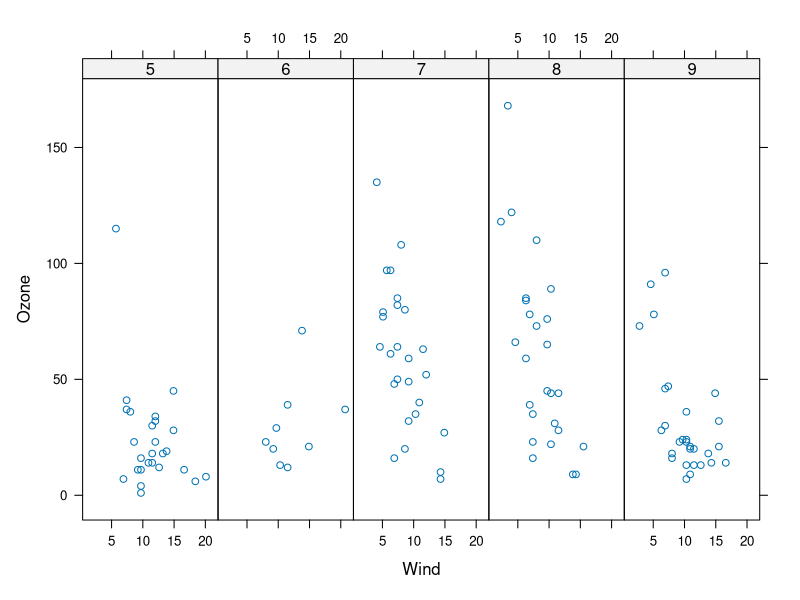
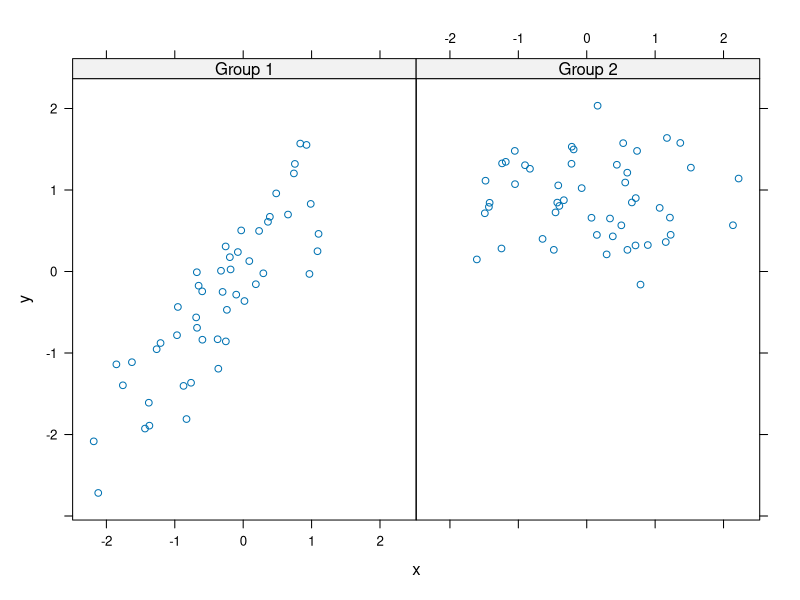
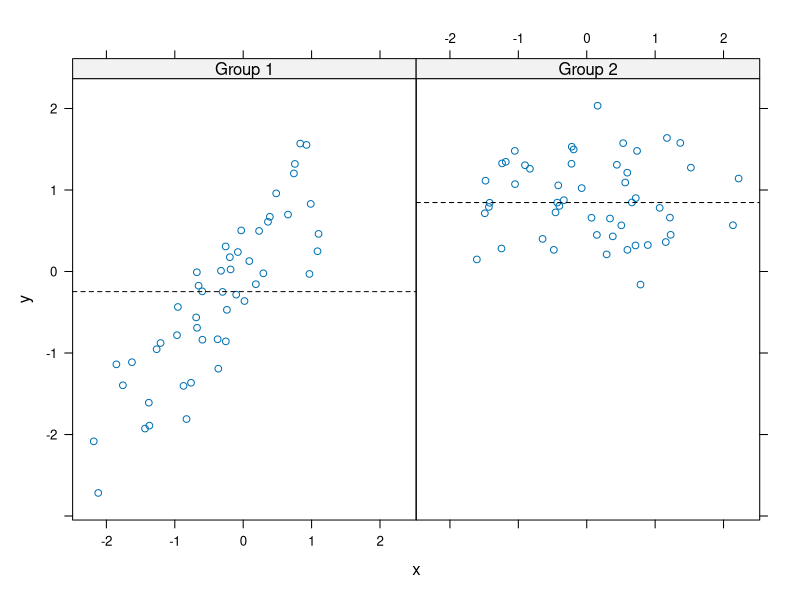
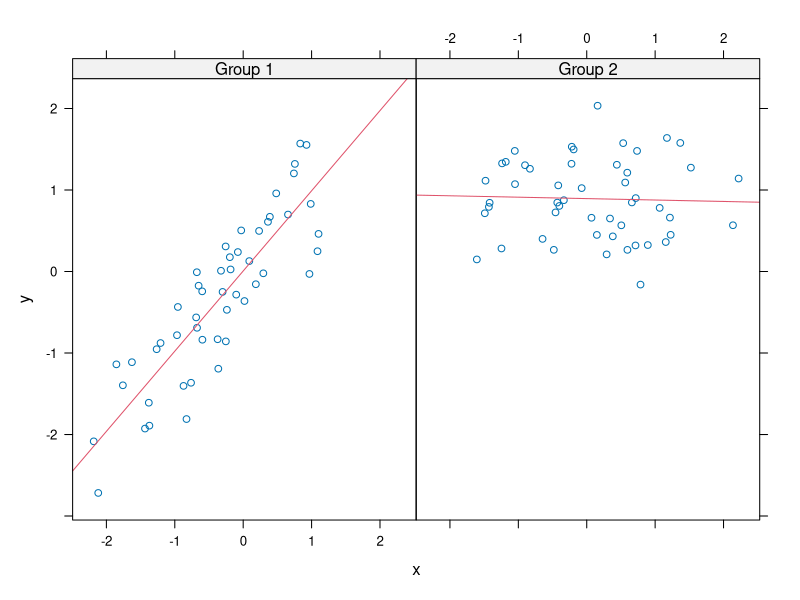

Generate these figures, in order, with R:
library(datasets)

library(lattice)

## Convert 'Month' to a factor variable
airquality <- transform(airquality, Month = factor(Month)) 
xyplot(Ozone ~ Wind | Month, data = airquality, layout = c(5, 1))

set.seed(10)
x <- rnorm(100)
f <- rep(0:1, each = 50) 
y<-x+f-f*x+rnorm(100,sd=0.5)
f <- factor(f, labels = c("Group 1", "Group 2"))
xyplot(y ~ x | f, layout = c(2, 1)) ## Plot with 2 panels

## Custom panel function
xyplot(y ~ x | f, panel = function(x, y, ...) {
    panel.xyplot(x, y, ...) ## First call the default panel function for 'xyplot' 
    panel.abline(h = median(y), lty = 2) ## Add a horizontal line at the median
})

## Custom panel function
xyplot(y ~ x | f, panel = function(x, y, ...) {
    panel.xyplot(x, y, ...) ## First call default panel function 
    panel.lmline(x, y, col = 2) ## Overlay a simple linear regression line
})